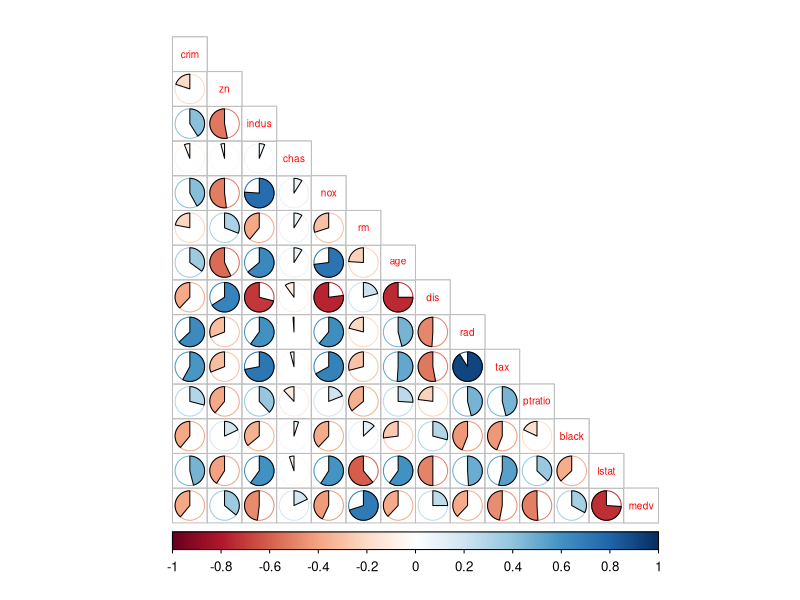
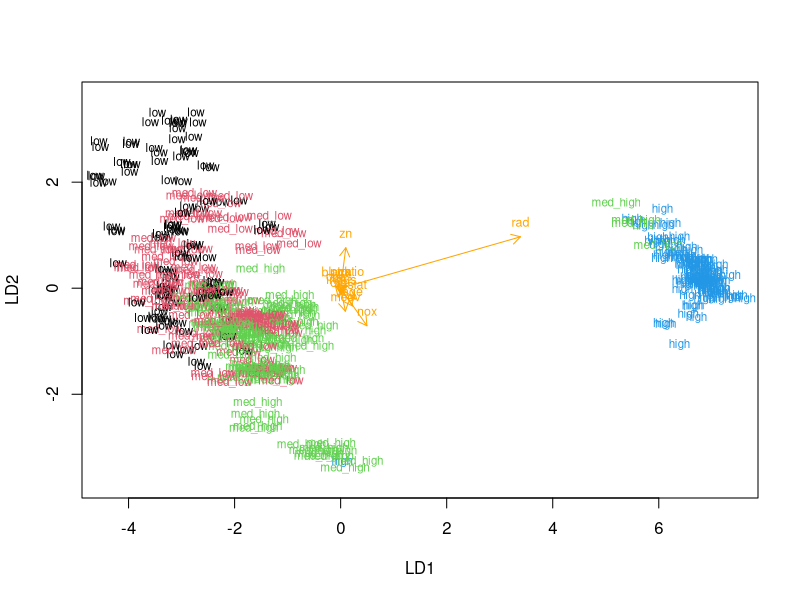
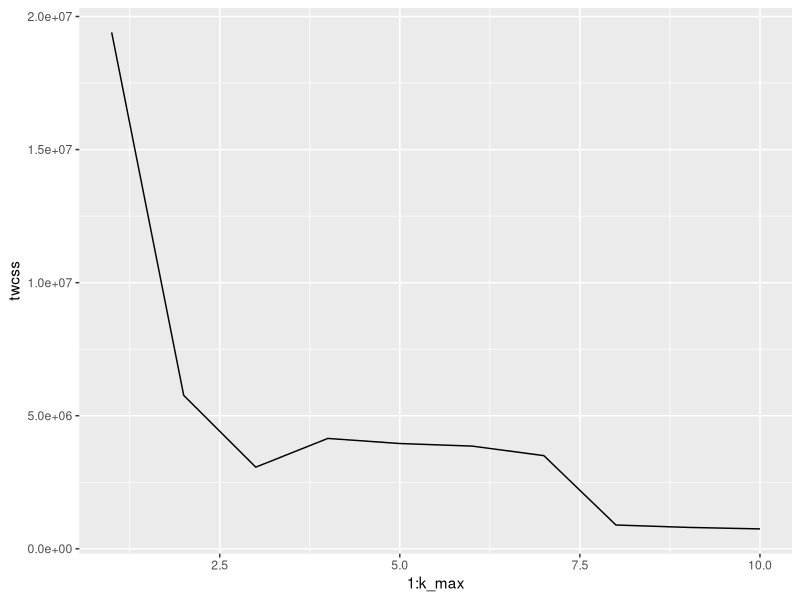
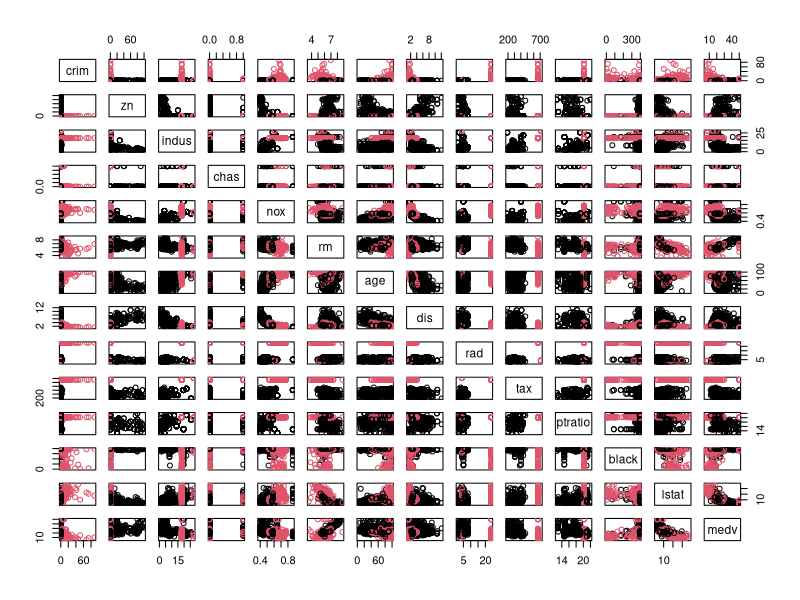

Here is the R script that generated these plots, in order:
## ---- chunk 1


#activating libraries
library(tidyr)
library(corrplot)
library(ggplot2)
library(dplyr)

#access MASS-Package
library(MASS)

#load the data
data("Boston")

#exploring the data
dim(Boston)
str(Boston)
summary(Boston)

## ---- chunk 2

#calculating the correlation-matrix & rounding
cor_matrix <- cor(Boston) %>% round(digits = 2)

#printing the correlation-matrix
cor_matrix

#visualization of the correlation-matrix
corrplot(cor_matrix, method="pie", type="lower", cl.pos="b", tl.pos="d", tl.cex=0.6)

## ---- chunk 3

summary(Boston$crim)
summary(Boston$zn)
summary(Boston$indus)
summary(Boston$chas)
summary(Boston$nox)
summary(Boston$rm)
summary(Boston$age)
summary(Boston$dis)
summary(Boston$rad)
summary(Boston$tax)
summary(Boston$ptratio)
summary(Boston$black)
summary(Boston$lstat)
summary(Boston$medv)


## ---- chunk 4

#center and standardize "Boston" & changing the object to a dataframe
boston_scaled <- as.data.frame(scale(Boston))

#summarizing boston scaled
summary(boston_scaled)

## ---- chunk 5

#summary of scaled variable "crim"
summary(boston_scaled$crim)

#creating and printing the quantile vector of "crim"
bins <- quantile(boston_scaled$crim)

#printing quantile vector
bins

#creating categorical variable "crime"
crime <- cut(boston_scaled$crim, breaks = bins, include.lowest = TRUE, labels = c("low", "med_low", "med_high", "high"))

#creating table "crime"
table(crime)

#removing original variable "crim" from the dataset
boston_scaled <- dplyr::select(boston_scaled, -crim)

#adding new variable to scaled dataset
boston_scaled <- data.frame(boston_scaled, crime)

#number of rows in the "Boston" dataset
n <- nrow(boston_scaled)

#choosing 80% of the rows
ind <- sample(n, size = n * 0.8)

#creating the train-set
train <- boston_scaled[ind,]

#creating test-set
test <- boston_scaled[-ind,]

#saving the correct classes from test-data
correct_classes <- test$crime

#removing the variable "crime" from the test-data
test <- dplyr::select(test, -crime)

## ---- chunk 6

#fitting the lda on the train-set
lda.fit <- lda(crime~., data = train)

#printing the lda.fit-object
lda.fit

## ---- chunk 7

#the function for the lda-biplot arrows
lda.arrows <- function(x, myscale = 1, arrow_heads = 0.1, color = "orange", tex = 0.75, choices = c(1,2)){
  heads <- coef(x)
  arrows(x0 = 0, y0 = 0,
         x1 = myscale * heads[,choices[1]],
         y1 = myscale * heads[,choices[2]], col = color, length = arrow_heads)
  text(myscale * heads[,choices], labels = row.names(heads),
       cex = tex, col = color, pos = 3)
}

#targeting classes as numeric
classes <- as.numeric(train$crime)

#plotting the lda results
plot(lda.fit, dimen = 2, col = classes, pch = classes)
lda.arrows(lda.fit, myscale = 1)

## ---- chunk 8

#predicting classes with test-data
lda.pred <- predict(lda.fit, newdata = test)

#cross-tabulating the results
table(correct = correct_classes, predicted = lda.pred$class)

## ---- chunk 9

#load the data
data("Boston")

## ---- chunk 10

#center and standardize "Boston" & changing the object to a dataframe
boston_scaled_2 <- as.data.frame(scale(Boston))

## ---- chunk 11

#eucledian distance matrix
dist_eu <- dist(Boston)

#summarizing the euclidean distances
summary(dist_eu)

#manhattan distance matrix
dist_man <- dist(Boston, method = "manhattan")

#summarizing manhattan-distances
summary(dist_man)

## ---- chunk 12

set.seed(123)

#determining the number of clusters
k_max <- 10

#calculating the total within the sum of squares
twcss <- sapply(1:k_max, function(k){kmeans(Boston, k)$tot.withinss})

#visualizing results
qplot(x = 1:k_max, y = twcss, geom = 'line')

#k-means clustering
km <- kmeans(Boston, centers = 2)

#plotting "Boston" with clusters
pairs (Boston, col = km$cluster)

